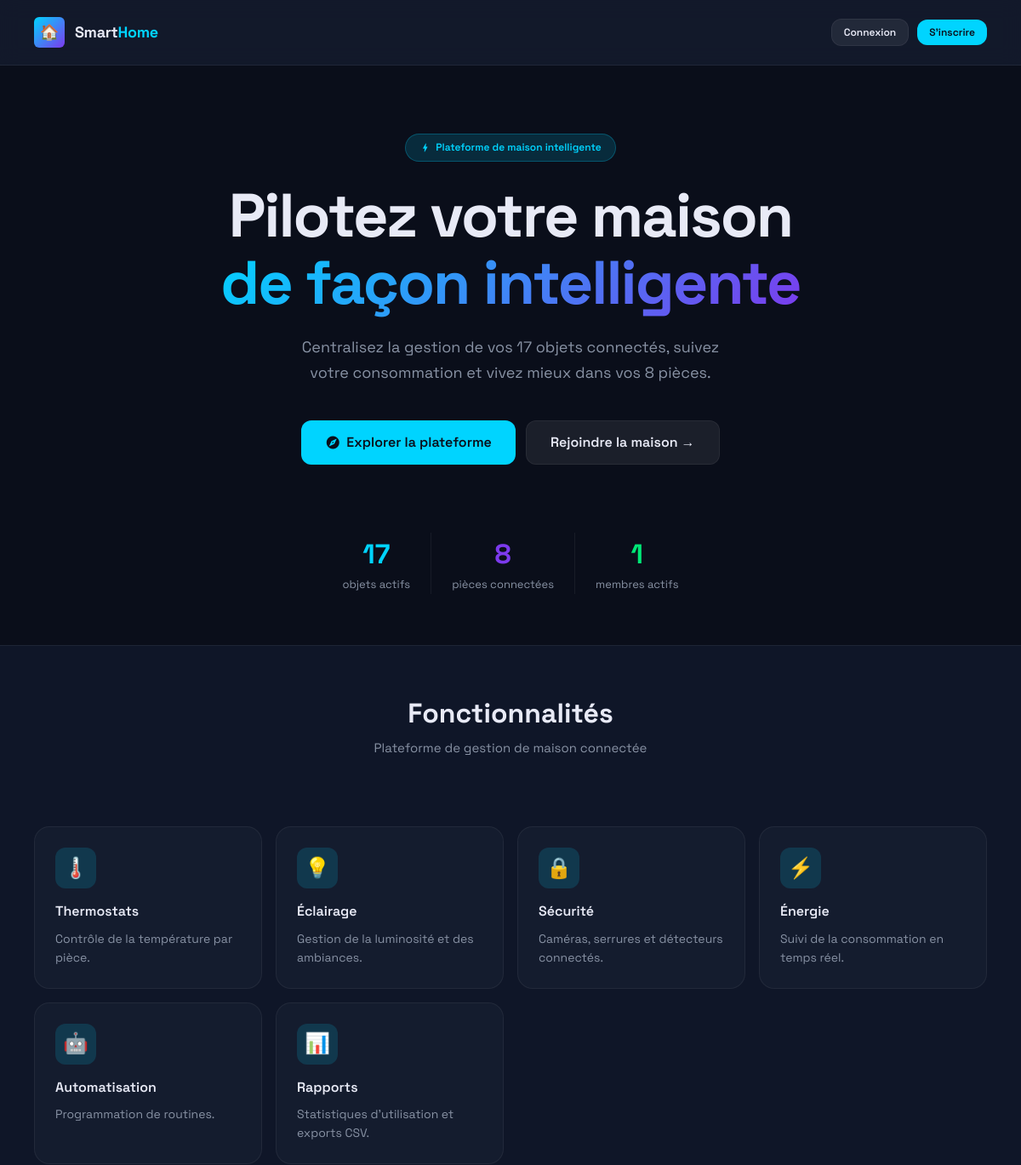
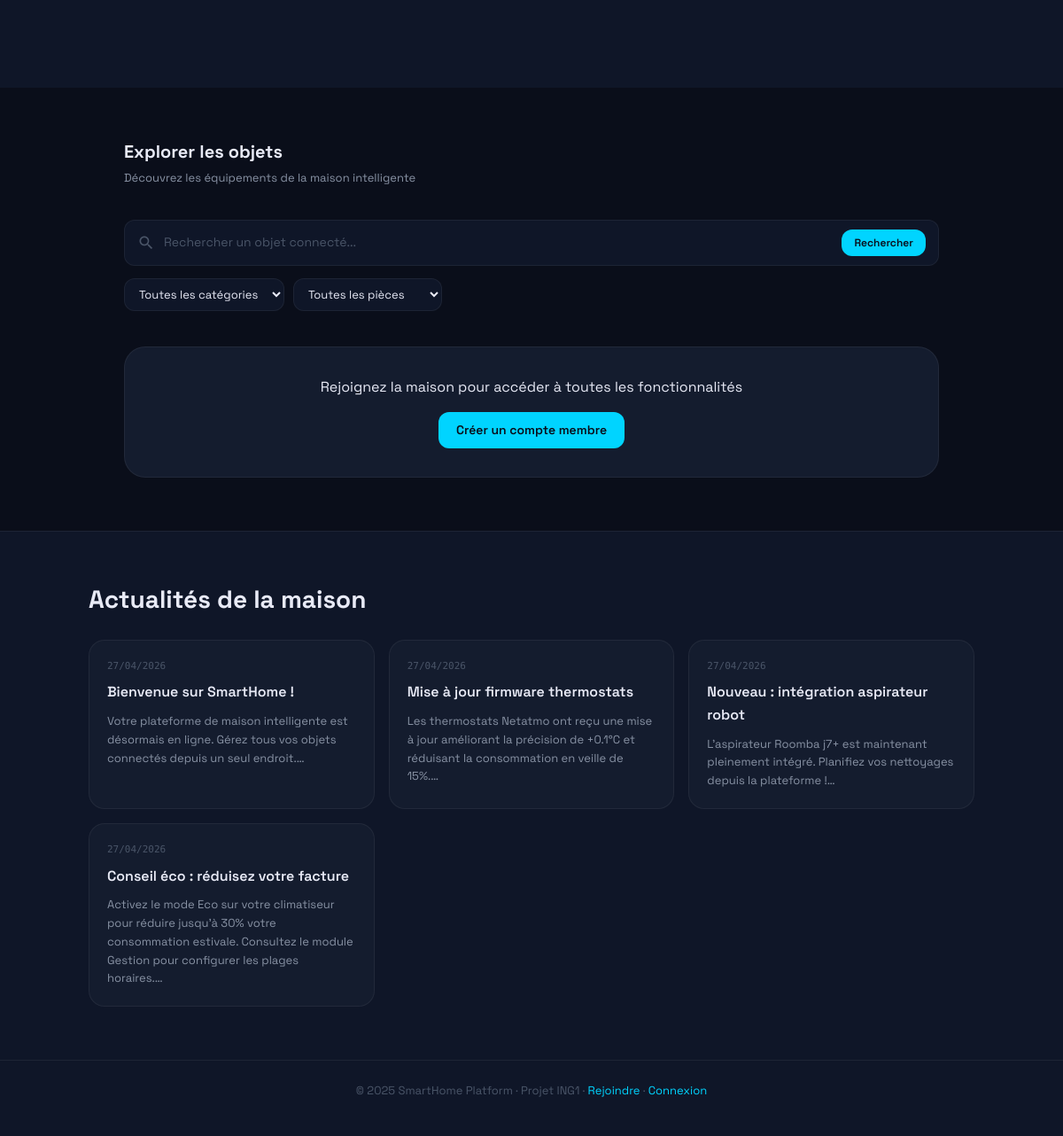
The page / on the database its author committed (2 pictures, top to bottom).
### tables this page shows
CREATE TABLE actualites (
    id INT AUTO_INCREMENT PRIMARY KEY,
    titre VARCHAR(200) NOT NULL,
    contenu TEXT NOT NULL,
    auteur_id INT,
    image VARCHAR(255),
    date_publication DATETIME DEFAULT CURRENT_TIMESTAMP,
    visible TINYINT(1) DEFAULT 1,
    FOREIGN KEY (auteur_id) REFERENCES utilisateurs(id) ON DELETE SET NULL
);

### includes/config.php (called while the page is built, shortened)
<?php
function sanitize(string $input): string {
    return htmlspecialchars(trim($input), ENT_QUOTES, 'UTF-8');
}
function isLoggedIn(): bool {
    return isset($_SESSION['user_id']) && !empty($_SESSION['user_id']);
}

### index.php (the view, shortened to what this page needs)
<?php
require_once 'includes/config.php';
$pdo = getDB();
$actualites = $pdo->query("SELECT * FROM actualites WHERE visible=1 ORDER BY date_publication DESC LIMIT 4")->fetchAll();
$nbObjets   = $pdo->query("SELECT COUNT(*) FROM objets_connectes WHERE etat='actif'")->fetchColumn();
$nbPieces   = $pdo->query("SELECT COUNT(*) FROM pieces")->fetchColumn();
$nbMembres  = $pdo->query("SELECT COUNT(*) FROM utilisateurs WHERE statut='actif'")->fetchColumn();
?>
<!DOCTYPE html>
<html lang="fr">
<head>
<link href="https://cdn.jsdelivr.net/npm/bootstrap@5.3.3/dist/css/bootstrap.min.css" rel="stylesheet">
<link rel="stylesheet" href="<?= SITE_URL ?>/css/style.css">
</head>
<body>
<nav class="public-nav">
  <div class="sidebar-logo" style="border:none;padding:0">
    <div class="logo-icon">🏠</div>
    <div class="logo-text">Smart<span>Home</span></div>
  </div>
  <div style="display:flex;gap:10px;align-items:center">
    <?php if (isLoggedIn()): ?>
      <a href="<?= SITE_URL ?>/dashboard.php" class="btn btn-primary btn-sm">Mon espace</a>
    <?php else: ?>
      <a href="<?= SITE_URL ?>/login.php" class="btn btn-secondary btn-sm">Connexion</a>
      <a href="<?= SITE_URL ?>/inscription.php" class="btn btn-primary btn-sm">S'inscrire</a>
    <?php endif; ?>
  </div>
</nav>
<section class="hero-content">
  <div class="hero-badge">
    <span class="material-icons" style="font-size:13px">bolt</span>
    Plateforme de maison intelligente
  </div>
  <h1 class="hero-title">
    Pilotez votre maison<br>
    <span class="highlight">de façon intelligente</span>
  </h1>
  <p class="hero-subtitle">
    Centralisez la gestion de vos <?= $nbObjets ?> objets connectés,
    suivez votre consommation et vivez mieux dans vos <?= $nbPieces ?> pièces.
  </p>
  <div class="hero-actions">
    <a href="#explorer" class="btn btn-primary btn-lg">
      <span class="material-icons" style="font-size:18px">explore</span>
      Explorer la plateforme
    </a>
    <a href="<?= SITE_URL ?>/inscription.php" class="btn btn-secondary btn-lg">
      Rejoindre la maison →
    </a>
  </div>
</section>
<div style="display:flex;gap:24px;justify-content:center;flex-wrap:wrap;padding:0 40px 60px">
  <div style="text-align:center">
    <div style="font-size:32px;font-weight:700;color:var(--accent)"><?= $nbObjets ?></div>
    <div style="font-size:13px;color:var(--text-secondary)">objets actifs</div>
  </div>
  <div style="text-align:center">
    <div style="font-size:32px;font-weight:700;color:var(--accent2)"><?= $nbPieces ?></div>
    <div style="font-size:13px;color:var(--text-secondary)">pièces connectées</div>
  </div>
  <div style="text-align:center">
    <div style="font-size:32px;font-weight:700;color:var(--success)"><?= $nbMembres ?></div>
    <div style="font-size:13px;color:var(--text-secondary)">membres actifs</div>
  </div>
</div>
<section style="background:var(--bg-secondary);padding:60px 0;border-top:1px solid var(--border)">
  <div style="text-align:center;margin-bottom:40px;padding:0 20px">
    <h2 style="font-size:32px;font-weight:700;margin-bottom:10px">Fonctionnalités</h2>
    <p style="color:var(--text-secondary)">Plateforme de gestion de maison connectée</p>
  </div>
  <div class="features-grid">
    <div class="feature-card"><div class="feature-icon">🌡️</div><div class="feature-title">Thermostats</div><div class="feature-desc">Contrôle de la température par pièce.</div></div>
    <div class="feature-card"><div class="feature-icon">💡</div><div class="feature-title">Éclairage</div><div class="feature-desc">Gestion de la luminosité et des ambiances.</div></div>
    <div class="feature-card"><div class="feature-icon">🔒</div><div class="feature-title">Sécurité</div><div class="feature-desc">Caméras, serrures et détecteurs connectés.</div></div>
    <div class="feature-card"><div class="feature-icon">⚡</div><div class="feature-title">Énergie</div><div class="feature-desc">Suivi de la consommation en temps réel.</div></div>
    <div class="feature-card"><div class="feature-icon">🤖</div><div class="feature-title">Automatisation</div><div class="feature-desc">Programmation de routines.</div></div>
    <div class="feature-card"><div class="feature-icon">📊</div><div class="feature-title">Rapports</div><div class="feature-desc">Statistiques d'utilisation et exports CSV.</div></div>
  </div>
</section>
<section style="padding:60px 40px;max-width:1000px;margin:0 auto" id="explorer">
  <div class="section-header">
    <div>
      <h2 class="section-title">Explorer les objets</h2>
      <p class="section-sub">Découvrez les équipements de la maison intelligente</p>
    </div>
  </div>
  <div style="margin-bottom:24px">
    <div class="search-bar" style="margin-bottom:14px">
      <span class="material-icons" style="color:var(--text-muted);font-size:20px">search</span>
      <input type="text" id="pub-q" placeholder="Rechercher un objet connecté...">
      <button class="btn btn-primary btn-sm" onclick="rechercherPublic()">Rechercher</button>
    </div>
    <div class="filters-row">
      <select id="pub-cat" class="filter-select" onchange="rechercherPublic()">
        <option value="">Toutes les catégories</option>
      </select>
      <select id="pub-piece" class="filter-select" onchange="rechercherPublic()">
        <option value="">Toutes les pièces</option>
      </select>
    </div>
  </div>
  <?php if (!isLoggedIn()): ?>
  <div style="text-align:center;margin-top:40px;padding:32px;background:var(--bg-card);border:1px solid var(--border);border-radius:var(--radius-xl)">
    <p style="font-size:16px;margin-bottom:16px">Rejoignez la maison pour accéder à toutes les fonctionnalités</p>
    <a href="<?= SITE_URL ?>/inscription.php" class="btn btn-primary">Créer un compte membre</a>
  </div>
  <?php endif; ?>
</section>
<?php if (!empty($actualites)): ?>
<section style="padding:60px 40px;background:var(--bg-secondary);border-top:1px solid var(--border)">
  <div style="max-width:1000px;margin:0 auto">
    <h2 style="font-size:28px;font-weight:700;margin-bottom:28px">Actualités de la maison</h2>
    <div class="news-grid">
      <?php foreach ($actualites as $news): ?>
      <div class="news-card">
        <div class="news-date"><?= date('d/m/Y', strtotime($news['date_publication'])) ?></div>
        <div class="news-title"><?= sanitize($news['titre']) ?></div>
        <div class="news-excerpt"><?= sanitize(mb_substr($news['contenu'], 0, 160)) ?>…</div>
      </div>
      <?php endforeach; ?>
    </div>
  </div>
</section>
<?php endif; ?>
<footer style="background:var(--bg-secondary);border-top:1px solid var(--border);padding:24px 40px;text-align:center">
  <p style="color:var(--text-muted);font-size:13px">
    © 2025 SmartHome Platform · Projet ING1 ·
    <a href="<?= SITE_URL ?>/inscription.php">Rejoindre</a> ·
    <a href="<?= SITE_URL ?>/login.php">Connexion</a>
  </p>
</footer>
</body>
</html>

### rows shown on the page
actualites: date_publication "27/04/2026", titre "Bienvenue sur SmartHome !", contenu "Votre plateforme de maison intelligente est désormais en ligne. Gérez tous vos objets connectés depuis un seul endroit."
actualites: date_publication "27/04/2026", titre "Mise à jour firmware thermostats", contenu "Les thermostats Netatmo ont reçu une mise à jour améliorant la précision de +0.1°C et réduisant la consommation en veille de 15%."
actualites: date_publication "27/04/2026", titre "Nouveau : intégration aspirateur robot", contenu "L'aspirateur Roomba j7+ est maintenant pleinement intégré. Planifiez vos nettoyages depuis la plateforme !"
actualites: date_publication "27/04/2026", titre "Conseil éco : réduisez votre facture", contenu "Activez le mode Eco sur votre climatiseur pour réduire jusqu'à 30% votre consommation estivale. Consultez le module Gestion pour configurer les plages horaires."

### other values the page prints
$nbObjets "17"
$nbPieces "8"
$nbMembres "1"
